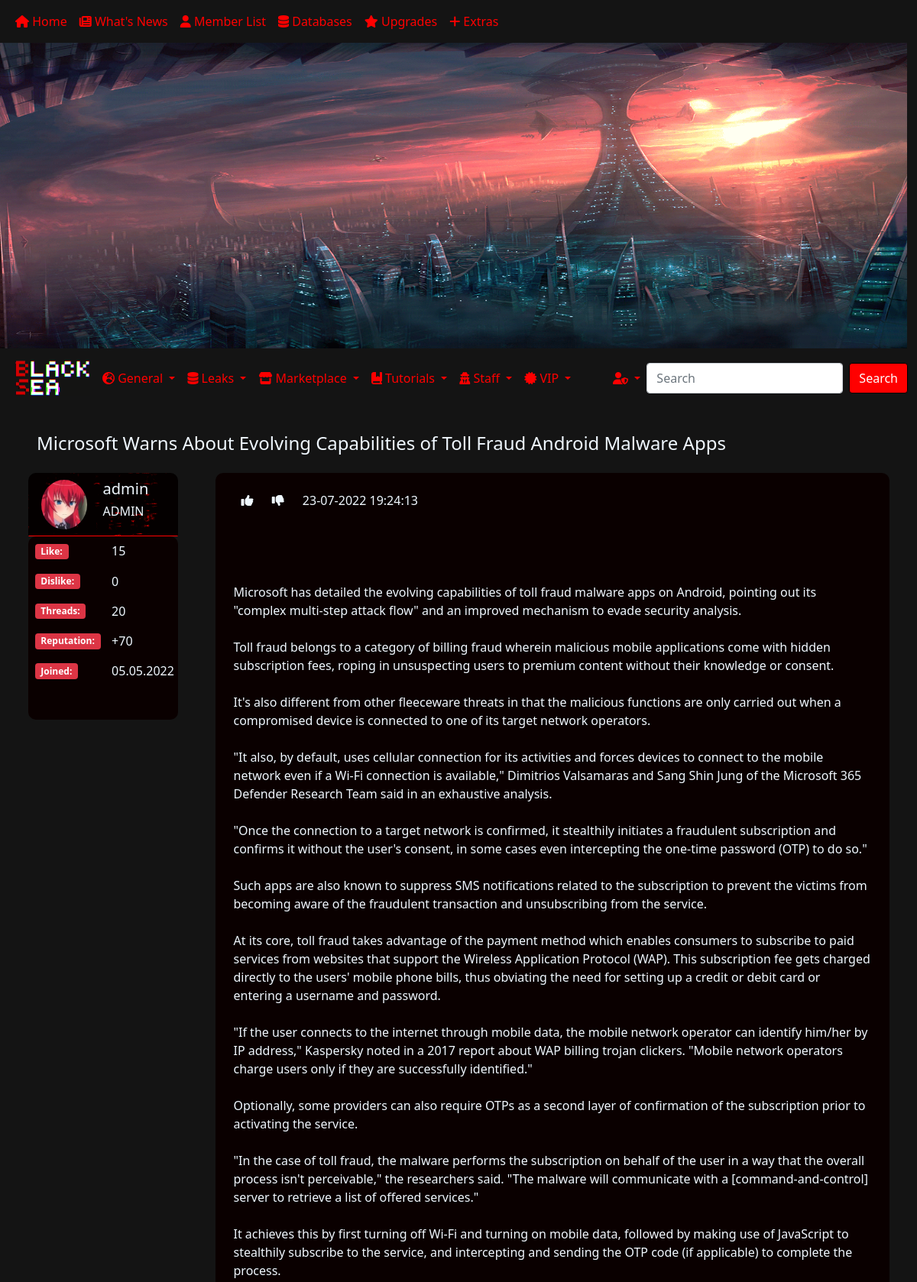
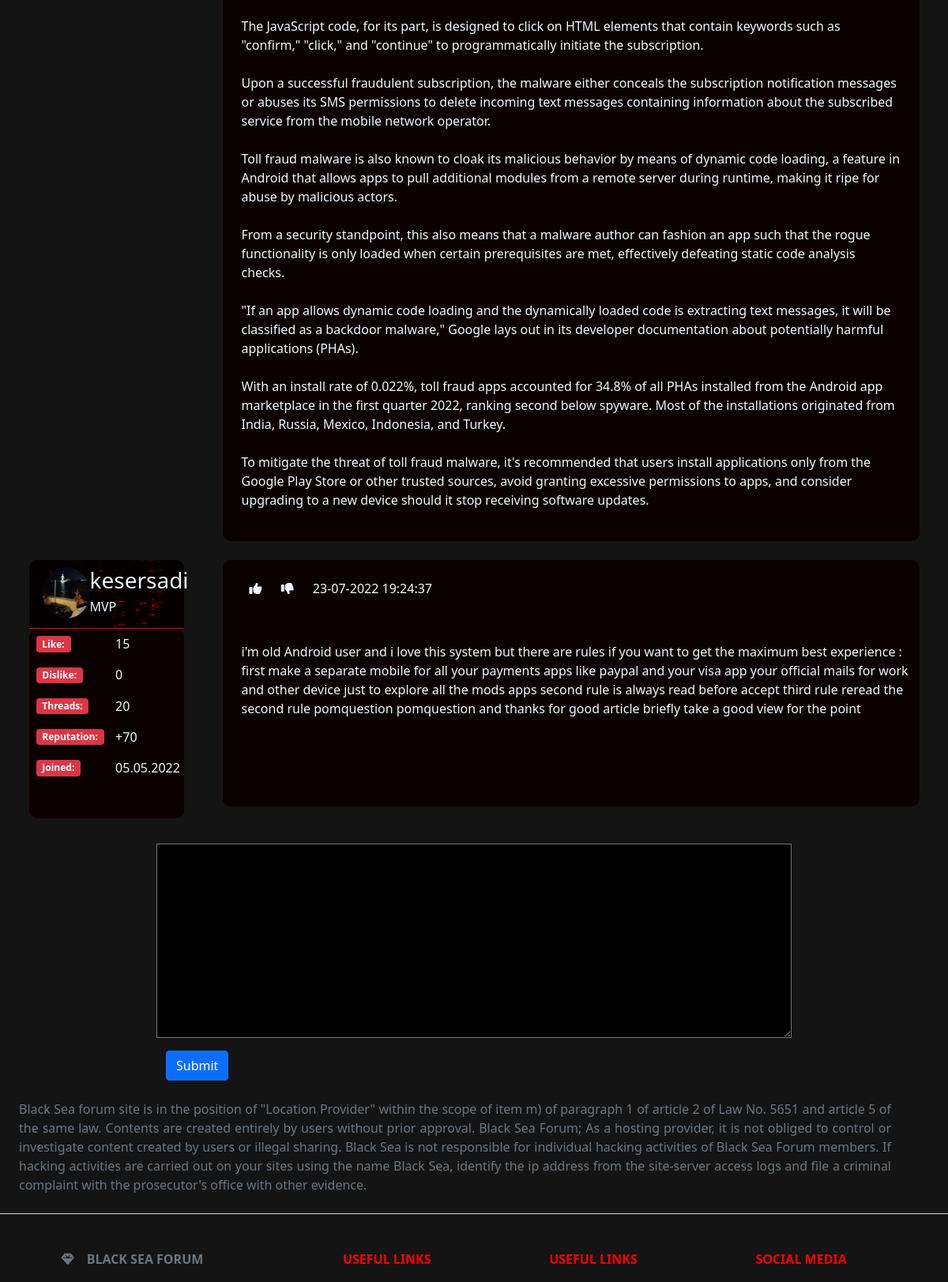
Page /thread.php?thread=36 (signed in, upper part) on the committed database (2 pictures, top to bottom).
### tables this page shows
CREATE TABLE "forum_threads" (
	"thread_id"	INTEGER UNIQUE,
	"title"	TEXT NOT NULL,
	"content"	TEXT,
	"created_at"	TEXT,
	"topic_id"	INTEGER,
	"user_id"	INTEGER,
	PRIMARY KEY("thread_id" AUTOINCREMENT)
);

CREATE TABLE "forum_users" (
	"id"	INTEGER UNIQUE,
	"username"	TEXT,
	"password"	TEXT,
	"image"	TEXT,
	"email"	TEXT,
	"role"	TEXT,
	PRIMARY KEY("id" AUTOINCREMENT)
);

CREATE TABLE "forum_comments" (
	"comment_id"	INTEGER UNIQUE,
	"user_id"	INTEGER,
	"thread_id"	INTEGER,
	"message"	TEXT,
	"created_at"	TEXT,
	PRIMARY KEY("comment_id" AUTOINCREMENT)
);

### thread.php (the view, shortened to what this page needs)
<?php
require_once("DBconnect.php");
if (isset($_GET['thread']) && is_numeric($_GET['thread'])) {
    $q = $db->prepare("SELECT * FROM forum_threads WHERE thread_id= :id");
    $q->execute([
        "id" => $_GET['thread'],
    ]);
    $q = $db->prepare("SELECT * FROM forum_threads WHERE thread_id= :id");
    $q->execute([
        "id" => $_GET['thread'],
    ]);
}
require_once("head.php");
require_once("dropdowns.php");
?>
<body style="background-color:rgb(20,20,20); color:aliceblue;">
    <div class="main-wrapper">
        <?php
        if (isset($_GET['thread']) && is_numeric($_GET['thread'])) {
            while ($threads = $q->fetch()) {
                $user = $db->prepare("SELECT * FROM forum_users WHERE id=:id");
                $user->execute([
                    "id" => $threads['user_id'],
                ]);
                echo '<div class="mb-4" style="margin-left: 3rem;margin-top: 2rem;">
                        <div class="title-hader ml-4">
                            <h4 class="">' . $threads['title'] . '</h4>
                        </div>
                    </div>';
                $user_id = $user->fetch();
                echo '<div class="main-content container-fluid justify-content-around d-flex mt-4 mb-4">
                <div class="side-content col-sm-2">
                    <div class="side-content">
                        <div class="col-md-12 category-wrapper" style="border-radius: 10px;">
                            <div class="d-flex justify-content-around category-header list-group-item list-group-header-custom" style="border-bottom: 0.1rem solid red; background-image: url(assets/img/red-matrix-bg.gif);">
                                <div class="col" style="border-radius: 10px;">
                                    <img style="width: 60px;border-radius: 50%;height: 65px;" src="' . $user_id['image'] . '" alt="" srcset="">
                                </div>
                                <div class="col" style="color: aliceblue;">
                                    <h5>' . $user_id['username'] . '</h5>
                                    <h6>' . strtoupper($user_id['role']) . '</h6>
                                </div>
                            </div>
                            <div class="h-100 d-flex align-items-around" style="border-radius: 10px; background-color:rgb(10, 0, 0);min-height: 30vh;">
                                <table class="" style="width: 100%;height: 90%;padding-top: 15px;">
                                    <tr class="mb-3" style="">
                                        <td>
                                            <h6 class="m-2"><span class="badge bg-danger">Like:</span></h6>
                                        </td>
                                        <td>15</td>
                                    </tr>
                                    <tr class="">
                                        <td>
                                            <h6 class="m-2"><span class="badge bg-danger">Dislike:</span></h6>
                                        </td>
                                        <td>0</td>
                                    </tr>
                                    <tr class="">
                                        <td>
                                            <h6 class="m-2"><span class="badge bg-danger">Threads:</span></h6>
                                        </td>
                                        <td>20</td>
                                    </tr>
                                    <tr>
                                        <td>
                                            <h6 class="m-2"><span class="badge bg-danger">Reputation:</span></h6>
                                        </td>
                                        <td>+70</td>
                                    </tr>
                                    <tr>
                                        <td>
                                            <h6 class="m-2"><span class="badge bg-danger">Joined:</span></h6>
                                        </td>
                                        <td>05.05.2022</td>
                                    </tr>
                                </table>
                            </div>
                        </div>
                    </div>
                </div>
                <div class="col-md-9 main-wrapper-custom ">
                    <div class="category-wrapper" style="border-radius: 10px;">
                        <div class="list-group " style="border-radius: 10px; background-color:rgb(10, 0, 0); min-height: 39vh;">
                            <ul class="menu p-4">
                                <li><i class="fa-solid fa-thumbs-up"></i></li>
                                <li><i class="fa-solid fa-thumbs-down"></i></li>
                                <li>' . $threads['created_at'] . '</li>
                            </ul>
                            <div class="thread-content-wrapper col mt-3 p-4">
                                <div class="content w-100">
                                    <p> ' . $threads['content'] . '</p>
                                </div>
                            </div>
                        </div>
                    </div>
                </div>
            </div>';
            }
            $q_comment = $db->prepare("SELECT * FROM forum_comments WHERE thread_id= :id");
            $q_comment->execute([
                "id" => $_GET['thread'],
            ]);
            while ($comments = $q_comment->fetch()) {
                $user_comment = $db->prepare("SELECT * FROM forum_users WHERE id=:id");
                $user_comment->execute([
                    "id" => $comments['user_id'],
                ]);
                $user_id = $user_comment->fetch();
                echo '<div class="main-content container-fluid justify-content-around d-flex mt-4 mb-4">
                <div class="side-content col-sm-2">
                    <div class="side-content">
                        <div class="col-md-12 category-wrapper" style="border-radius: 10px;">
                            <div class="d-flex justify-content-around category-header list-group-item list-group-header-custom" style="border-bottom: 0.1rem solid red; background-image: url(assets/img/red-matrix-bg.gif);">
                                <div class="col" style="border-radius: 10px;">
                                    <img style="width: 60px;border-radius: 50%;height: 65px;" src="' . $user_id['image'] . '" alt="" srcset="">
                                </div>
                                <div class="col" style="color: aliceblue;">
                                    <h3>' . $user_id['username'] . '</h3>
                                    <h6>' . strtoupper($user_id['role']) . '</h6>
                                </div>
                            </div>
                            <div class="h-100 d-flex align-items-around" style="border-radius: 10px; background-color:rgb(10, 0, 0);min-height: 30vh;">
                                <table class="" style="width: 100%;height: 90%;padding-top: 15px;">
                                    <tr class="mb-3" style="">
                                        <td>
                                            <h6 class="m-2"><span class="badge bg-danger">Like:</span></h6>
                                        </td>
                                        <td>15</td>
                                    </tr>
                                    <tr class="">
                                        <td>
                                            <h6 class="m-2"><span class="badge bg-danger">Dislike:</span></h6>
                                        </td>
                                        <td>0</td>
                                    </tr>
                                    <tr class="">
                                        <td>
                                            <h6 class="m-2"><span class="badge bg-danger">Threads:</span></h6>
                                        </td>
                                        <td>20</td>
                                    </tr>
                                    <tr>
                                        <td>
                                            <h6 class="m-2"><span class="badge bg-danger">Reputation:</span></h6>
                                        </td>
                                        <td>+70</td>
                                    </tr>
                                    <tr>
                                        <td>
                                            <h6 class="m-2"><span class="badge bg-danger">Joined:</span></h6>
                                        </td>
                                        <td>05.05.2022</td>
                                    </tr>
                                </table>
                            </div>
                        </div>
                    </div>
                </div>
                <div class="col-md-9 main-wrapper-custom ">
                    <div class="category-wrapper" style="border-radius: 10px;">
                        <div class="list-group " style="border-radius: 10px; background-color:rgb(10, 0, 0); min-height: 39vh;">
                            <ul class="menu p-4">
                                <li><i class="fa-solid fa-thumbs-up"></i></li>
                                <li><i class="fa-solid fa-thumbs-down"></i></li>
                                <li>' . htmlspecialchars($comments['created_at']) . '</li>
                            </ul>
                            <div class="thread-content-wrapper col mt-3 " style="margin-left: 1.5rem;">
                                <div class="content w-100">
                                    ' .htmlspecialchars($comments['message']) . '
                                </div>
                            </div>
                        </div>
                    </div>
                </div>
            </div>';
            }
        }
        ?>
            <div class="i d-flex justify-content-center">
        <form action="#" method="post">
            <div class="mb-3 row">
                <textarea style="color: aliceblue;background-color: black;" name="content" id="" rows="10" cols="80"></textarea>
            </div>
            <button type="submit" class="btn btn-primary">Submit</button>
        </form>
    </div>
    </div>
    <?php
    include("footer.php");
    ?>

### head.php (style rules this page uses)
body { background-color: rgb(20, 20, 20); }
.list-group-header-custom { background-color: rgb(20, 20, 20); color: aliceblue; max-height: 5.5rem; }
.menu { list-style: none; display: block; }
.menu li { display: inline; margin: 10px; position: relative; }

### rows in the picture
forum_threads: title "Microsoft Warns About Evolving Capabilities of Toll Fraud Android Malware Apps", user.image (picture), user.username "admin", user.role "ADMIN", created_at "23-07-2022 19:24:13", content "Microsoft has detailed the evolving capabilities of toll fraud malware apps on Android, pointing out its \"complex multi-step attack flow\" and an improved mechanism to evade security analysis. Toll fraud belongs to a category of billing fraud wherein malicious mobile applications come with hidden subscription fees, roping in unsuspecting users to premium content without their knowledge or consent. It's also different from other fleeceware threats in that the malicious functions are only carried out when a compromised device is connected to one of its target network operators. \"It also, by default, uses cellular connection for its activities and forces devices to connect to the mobile network…"
forum_comments: user.image (picture), user.username "kesersadi", user.role "MVP", created_at "23-07-2022 19:24:37", message "i'm old Android user and i love this system but there are rules if you want to get the maximum best experience : first make a separate mobile for all your payments apps like paypal and your visa app your official mails for work and other device just to explore all the mods apps second rule is always read before accept third rule reread the second rule pomquestion pomquestion and thanks for good article briefly take a good view for the point"
